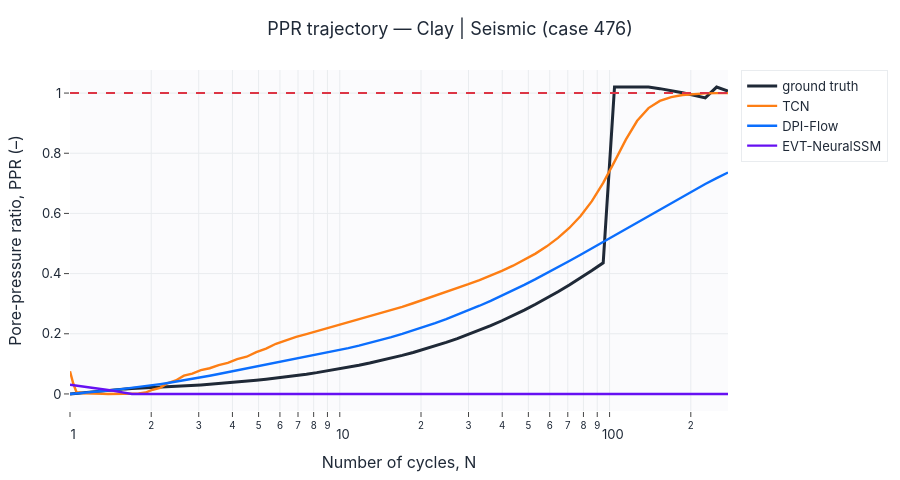
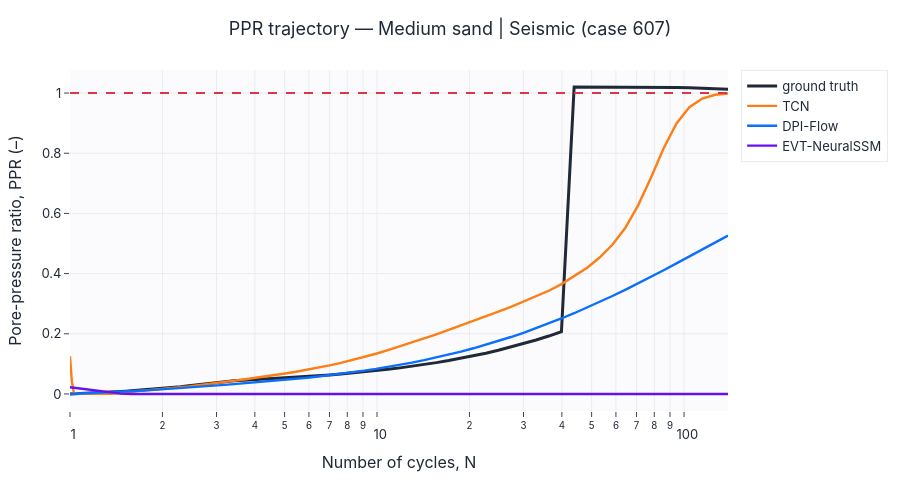
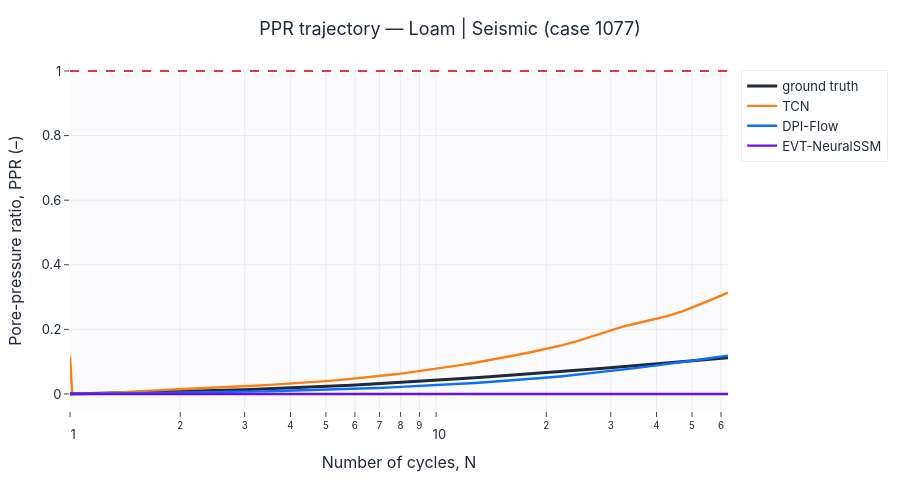

Notebook code for these charts, in order:
### Markdown cell above
## Representative trajectories: ground truth vs models

### Code cell
pick = (tm[tm["liq_label"] == 1].sort_values("risk_score_true", ascending=False).head(2).index.tolist()
        + tm[tm["liq_label"] == 0].sort_values("risk_score_true").head(1).index.tolist())
for idx in pick:
    soil = SOIL_DISPLAY_NAMES_EN.get(tm.loc[idx, "soil_type"], tm.loc[idx, "soil_type"])
    load = LOAD_DISPLAY_NAMES_EN.get(tm.loc[idx, "load_mode"], tm.loc[idx, "load_mode"])
    series = [
        {"x": cycles[idx], "y": r_true[idx], "name": "ground truth", "color": "#1f2937", "width": 3},
        {"x": cycles[idx], "y": tcn_out["traj_mean"][idx], "name": "TCN", "color": "#fd7e14"},
        {"x": cycles[idx], "y": dpi_out["traj_mean"][idx], "name": "DPI-Flow", "color": "#0b6efd"},
        {"x": cycles[idx], "y": evt_out["traj_mean"][idx], "name": "EVT-NeuralSSM", "color": "#6610f2"},
    ]
    lines(series, title=f"PPR trajectory — {soil} | {load} (case {idx})",
          xlabel="Number of cycles, N", ylabel="Pore-pressure ratio, PPR (–)", logx=True, hline=1.0,
          save=SAVE_FIGS, fig_id=f"3_3_trajectory_case_{idx}").show()
